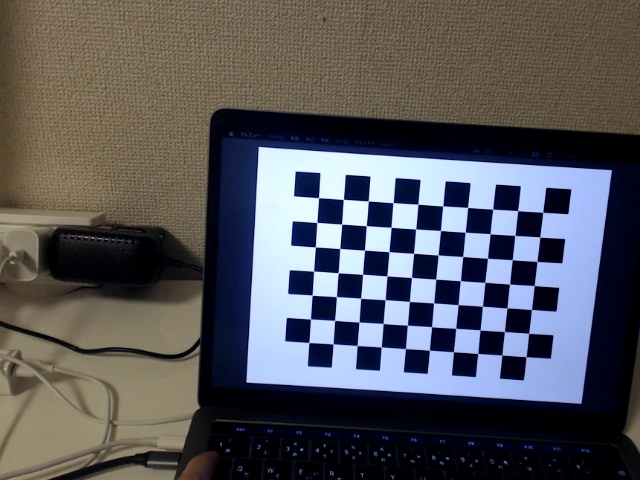
#> input picture stereo_camera/images/20230805-213149-Left.jpg, 640 x 480 px; its folder holds 4 pictures in this run; the run also reads 2 pictures not shown here
$ python stereo_camera_calibrate.py
#> lines starting #> are read from the running program, lines starting #| are printed output that depends on the picture; after the words box and inside, x2 and y2 are one past the last pixel; in counts of white or black regions, pixels touching at a corner belong together; long printed decimals are rounded
### stereo_camera/lib/extended_json.py
import numpy as np
import json


class ExtendedJsonEncoder(json.JSONEncoder):

    def default(self, obj):

        if isinstance(obj, np.integer):

            return int(obj)

        elif isinstance(obj, np.floating):

            return float(obj)

        elif isinstance(obj, np.ndarray):

            return obj.tolist()

        else:

            return super(ExtendedJsonEncoder, self).default(obj)

### stereo_camera/stereo_camera_calibrate.py
import numpy as np
import cv2
import glob
import random
import json
import sys
import os

from lib.extended_json import ExtendedJsonEncoder


"""
CONFIG
"""
PATTERN_SIZE = (7, 10)
IMAGE_PATH = "images/*"
LEFT_IMAGE_SUFFIX = "-Left.jpg"
RIGHT_IMAGE_SUFFIX = "-Right.jpg"
CALIBRATION_DATA_FILENAME = 'stereo_calibration_data.json'

"""
"""

calibration_data = {}

imagesl = glob.glob(IMAGE_PATH + LEFT_IMAGE_SUFFIX)
imagesr = glob.glob(IMAGE_PATH + RIGHT_IMAGE_SUFFIX)

image_set = []

# print(imagesl)
# print(imagesr)

for imagel in imagesl:
    print("matching... left image: " + imagel)
    basename = imagel[0: -len(LEFT_IMAGE_SUFFIX)]
    if basename + RIGHT_IMAGE_SUFFIX in imagesr:
        image_set.append((basename + LEFT_IMAGE_SUFFIX,
                          basename + RIGHT_IMAGE_SUFFIX))
        print(
            "matched. ({}) <-> ({})".format(image_set[-1][0], image_set[-1][1]))
    else:
        print("matching fail.")

#
#
#

# termination criteria
criteria = (cv2.TERM_CRITERIA_EPS + cv2.TERM_CRITERIA_MAX_ITER, 30, 0.001)

# prepare object points, like (0,0,0), (1,0,0), (2,0,0) ....,(6,5,0)
objp = np.zeros((PATTERN_SIZE[0] * PATTERN_SIZE[1], 3), np.float32)
objp[:, :2] = np.mgrid[0:PATTERN_SIZE[0], 0:PATTERN_SIZE[1]].T.reshape(-1, 2)


#
#
#

objpoints = []  # 3d point in real world space
imgpoints = []  # 2d points in image plane.


print("[Info] Starting Left camera calibration...")
for imagel in imagesl:
    print("read image file {}".format(imagel))

    img = cv2.imread(imagel)
#> img is the input picture: shape (480, 640, 3); mean B, G, R 91.6, 86.7, 87

    gray = cv2.cvtColor(img, cv2.COLOR_BGR2GRAY)
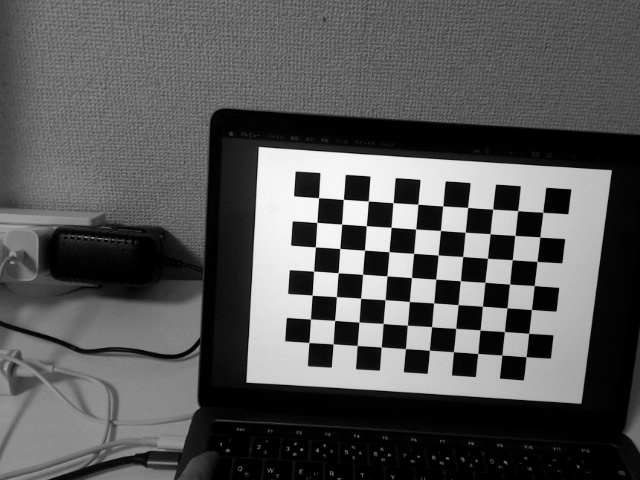
#> gray: shape (480, 640); min 0, max 250, mean 87.3
    cv2.imshow('tmp', gray)
    cv2.waitKey(10)

    # Find the chess board corners
    ret, corners = cv2.findChessboardCorners(gray, PATTERN_SIZE, None)
#> ret = True; corners = 70 rows, first 8: [542.7, 212.3], [539.9, 237.1], [537, 261.4], [534.2, 285.5], [531.5, 309.5], [528.7, 333.4], [526, 356.7], [517.6, 210.7]
    print(ret, corners)
#> (printed output is left out)

    # If found, add object points, image points (after refining them)
    if ret == True:
        objpoints.append(objp)

        cv2.cornerSubPix(gray, corners, (11, 11), (-1, -1), criteria)
        imgpoints.append(corners)

        # Draw and display the corners
        cv2.drawChessboardCorners(img, PATTERN_SIZE, corners, ret)
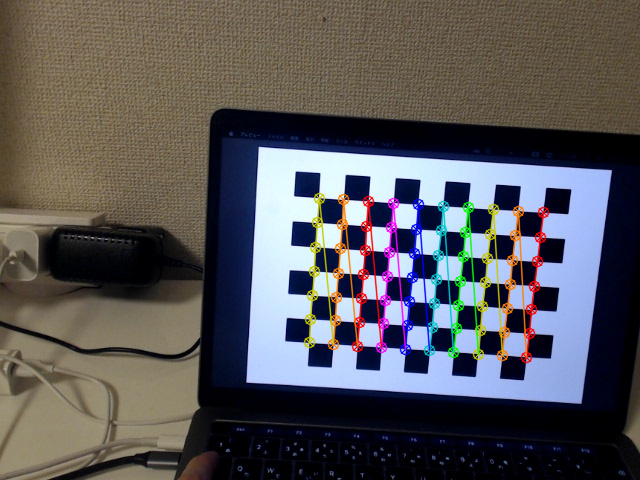
#> img: shape (480, 640, 3); 4.41% of pixels changed, all inside (x1, y1, x2, y2) = (303, 192, 550, 364)
        cv2.imshow('img', img)
        cv2.waitKey(500)
#> pass 2 of the loop `for imagel in imagesl:`:
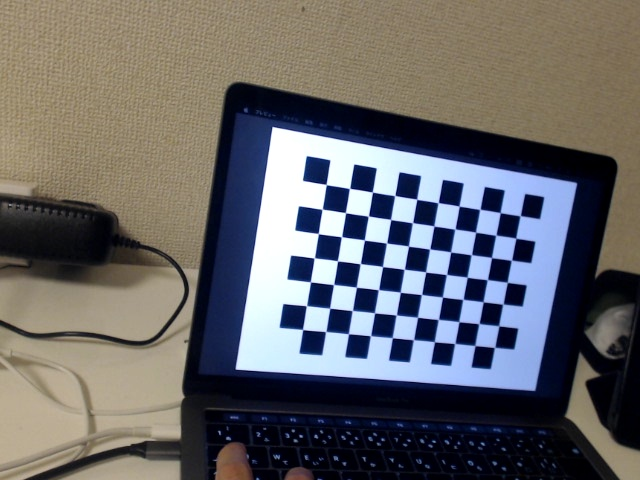
#> input picture stereo_camera/images/20230805-213153-Left.jpg, 640 x 480 px
#> img is the input picture: shape (480, 640, 3); mean B, G, R 105, 103, 103.9
#> `ret, corners = cv2.findChessboardCorners(gray, PATTERN_SIZE, None)`: corners = 70 rows, first 8: [520.3, 215.5], [516, 238.5], [511.4, 260.3], [507.2, 282.6], [502.9, 304.2], [499, 325.6], [494.5, 347.5], [500.2, 212.5]
#> (printed output is left out)

cv2.destroyAllWindows()

ret, mtxl, distl, rvecs, tvecs = cv2.calibrateCamera(
    objpoints, imgpoints, gray.shape[::-1], None, None)
#> ret = 0.0947; mtxl = [[618.5, 0, 320.7], [0, 617.8, 245.5], [0, 0, 1]]; distl = [[0.0141, 0.916, 0.000222, -0.0027, -4.45]]; rvecs = ([0.102, -0.115, 1.63], [-0.125, -0.32, 1.7]); tvecs = ([8.89, -1.33, 24.9], [8.78, -1.31, 27.33])

img = cv2.imread(random.choice(imagesl))
h, w = img.shape[:2]
#> h = 480; w = 640
newcameramtxl, roi = cv2.getOptimalNewCameraMatrix(
    mtxl, distl, (w, h), 1, (w, h))
#> newcameramtxl = [[562.8, 0, 318.1], [0, 571.8, 250.9], [0, 0, 1]]; roi = (26, 25, 581, 440)

calibration_data['mtxl'] = mtxl
calibration_data['distl'] = distl
calibration_data['newcameramtxl'] = newcameramtxl

print("mtxl: {}".format(mtxl))
#| mtxl: [[618.544   0.         320.717]
#|  [  0.         617.773 245.547]
#|  [  0.           0.           1.        ]]
print("distl: {}".format(distl))
#| distl: [[ 1.41225166e-02  9.16018827e-01  2.22019311e-04 -2.70252542e-03
#|   -4.45058731e+00]]
print("newcameramtxl: {}".format(newcameramtxl))
#| newcameramtxl: [[562.776   0.         318.129]
#|  [  0.         571.786 250.875]
#|  [  0.           0.           1.        ]]

# undistort
dst = cv2.undistort(img, mtxl, distl, None, newcameramtxl)
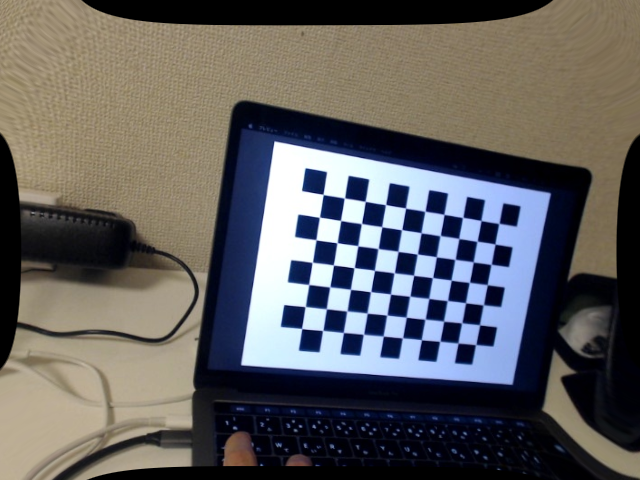
#> dst: shape (480, 640, 3); mean B, G, R 95.5, 95.4, 97.1
cv2.imshow('calibresult', dst)


cv2.waitKey(0)


#
#
#

# Arrays to store object points and image points from all the images.
objpoints = []  # 3d point in real world space
imgpoints = []  # 2d points in image plane.


print("[Info] Starting Right camera calibration...")
for imager in imagesr:
    print("read image file {}".format(imager))

    img = cv2.imread(imager)
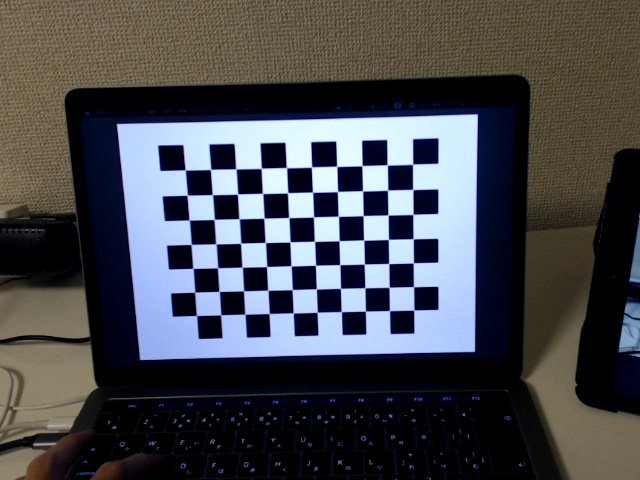
#> input picture stereo_camera/images/20230805-213149-Right.jpg, 640 x 480 px
#> img is the input picture: shape (480, 640, 3); mean B, G, R 78.9, 73.4, 72.2
    gray = cv2.cvtColor(img, cv2.COLOR_BGR2GRAY)
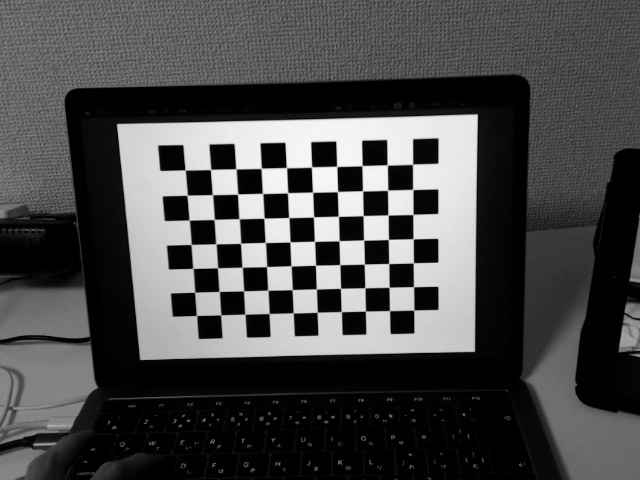
#> gray: shape (480, 640); min 0, max 249, mean 73.6

    # Find the chess board corners
    ret, corners = cv2.findChessboardCorners(gray, PATTERN_SIZE, None)
#> ret = True; corners = 70 rows, first 8: [412.5, 164.3], [412.7, 189.4], [413, 214.3], [413.2, 238.9], [413.4, 262.7], [413.5, 286.6], [413.8, 310.2], [387.3, 165]

    # If found, add object points, image points (after refining them)
    if ret == True:
        objpoints.append(objp)

        cv2.cornerSubPix(gray, corners, (11, 11), (-1, -1), criteria)
        imgpoints.append(corners)

        # Draw and display the corners
        cv2.drawChessboardCorners(img, PATTERN_SIZE, corners, ret)
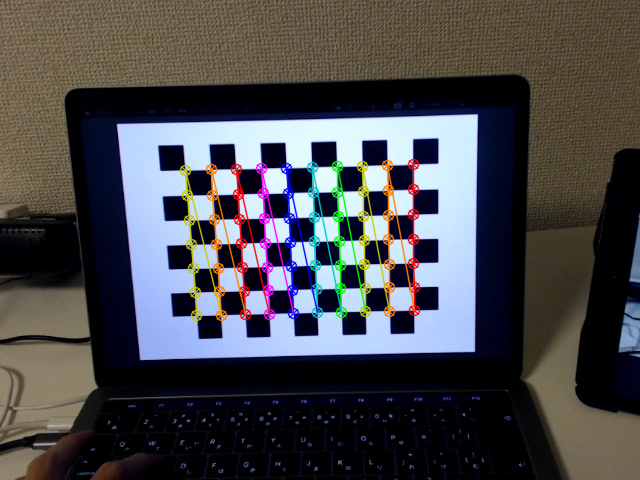
#> img: shape (480, 640, 3); 4.39% of pixels changed, all inside (x1, y1, x2, y2) = (179, 158, 421, 322)
        cv2.imshow('img', img)
        cv2.waitKey(500)
#> pass 2 of the loop `for imager in imagesr:`:
#> `gray = cv2.cvtColor(img, cv2.COLOR_BGR2GRAY)`:
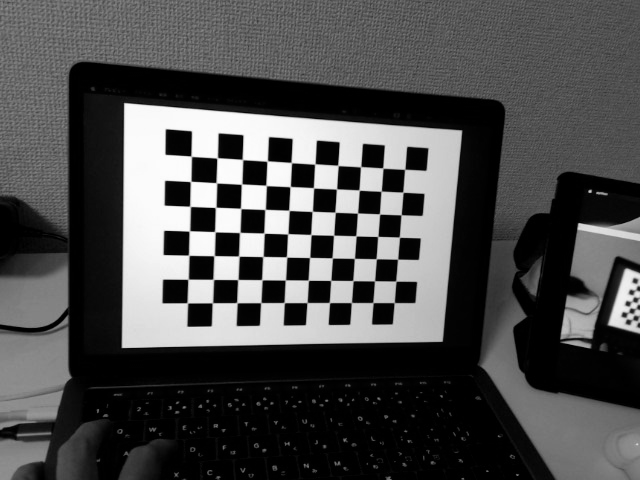
#> gray: shape (480, 640); min 0, max 254, mean 76.5
#> `ret, corners = cv2.findChessboardCorners(gray, PATTERN_SIZE, None)`: corners = 70 rows, first 8: [404.7, 169.3], [403, 192.3], [401.2, 214.7], [399.4, 237.3], [397.6, 259.2], [395.9, 281.1], [394.2, 302.6], [382.8, 168.1]
#> `cv2.drawChessboardCorners(img, PATTERN_SIZE, corners, ret)`:
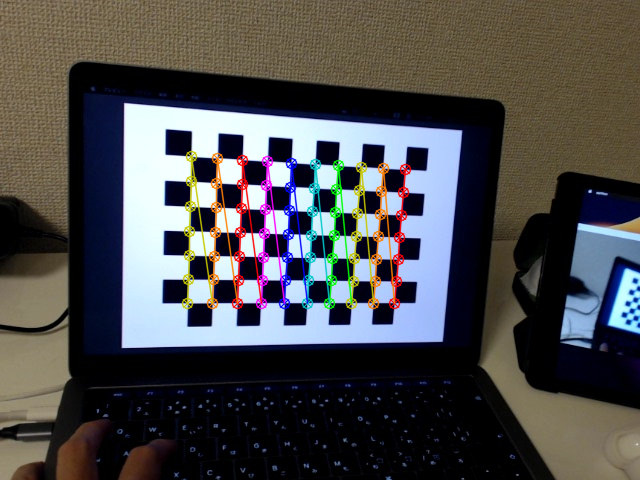
#> img: shape (480, 640, 3); mean B, G, R 77.2, 76.1, 76.8

cv2.destroyAllWindows()

ret, mtxr, distr, rvecs, tvecs = cv2.calibrateCamera(
    objpoints, imgpoints, gray.shape[::-1], None, None)
#> ret = 0.0573; mtxr = [[604.5, 0, 350.6], [0, 604.3, 240.9], [0, 0, 1]]; distr = [[0.0426, 1.44, -0.000392, 0.00199, -11.12]]; rvecs = ([0.152, -0.137, 1.54], [-0.0773, -0.325, 1.6]); tvecs = ([2.45, -3.03, 23.96], [2.36, -3.13, 26.46])

img = cv2.imread(random.choice(imagesr))
h, w = img.shape[:2]
newcameramtxr, roi = cv2.getOptimalNewCameraMatrix(
    mtxr, distr, (w, h), 1, (w, h))
#> newcameramtxr = [[495.7, 0, 287.5], [0, 582.6, 241.4], [0, 0, 1]]; roi = (0, 9, 524, 462)


calibration_data['mtxr'] = mtxr
calibration_data['distr'] = distr
calibration_data['newcameramtxr'] = newcameramtxr

print("mtxr: {}".format(mtxr))
#| mtxr: [[604.451   0.         350.601]
#|  [  0.         604.260 240.872]
#|  [  0.           0.           1.        ]]
print("distr: {}".format(distr))
#| distr: [[ 4.26144938e-02  1.44452672e+00 -3.92371735e-04  1.99489960e-03
#|   -1.11211992e+01]]
print("newcameramtxr: {}".format(newcameramtxr))
#| newcameramtxr: [[495.684   0.         287.512]
#|  [  0.         582.603 241.373]
#|  [  0.           0.           1.        ]]

# undistort
dst = cv2.undistort(img, mtxr, distr, None, newcameramtxr)
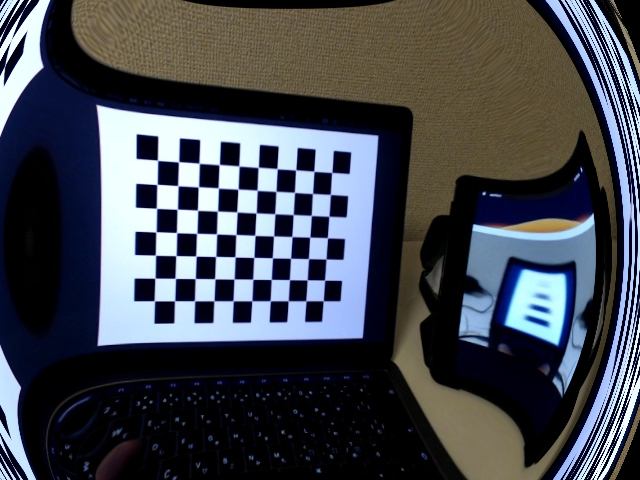
#> dst: shape (480, 640, 3); mean B, G, R 80, 71.9, 68.1
cv2.imshow('calibresult', dst)

cv2.waitKey(0)


#
#
#

objpoints = []  # 3d point in real world space
imgpointsl = []  # 2d points in image plane.
imgpointsr = []  # 2d points in image plane.

for image_lr in image_set:

    print("read image L file {}".format(image_lr[0]))
    print("read image R file {}".format(image_lr[1]))

    im_l = cv2.imread(image_lr[0])
    gray_l = cv2.cvtColor(im_l, cv2.COLOR_BGR2GRAY)
    im_r = cv2.imread(image_lr[1])
    gray_r = cv2.cvtColor(im_r, cv2.COLOR_BGR2GRAY)

    # コーナー検出
    found_l, corners_l = cv2.findChessboardCorners(gray_l, PATTERN_SIZE, None)
#> found_l = True; corners_l = 70 rows, first 8: [542.7, 212.3], [539.9, 237.1], [537, 261.4], [534.2, 285.5], [531.5, 309.5], [528.7, 333.4], [526, 356.7], [517.6, 210.7]
    found_r, corners_r = cv2.findChessboardCorners(gray_r, PATTERN_SIZE, None)
#> found_r = True; corners_r = 70 rows, first 8: [412.5, 164.3], [412.7, 189.4], [413, 214.3], [413.2, 238.9], [413.4, 262.7], [413.5, 286.6], [413.8, 310.2], [387.3, 165]

    # コーナーがあれば
    if found_l and found_r:

        objpoints.append(objp)

        cv2.cornerSubPix(gray_l, corners_l, (11, 11), (-1, -1), criteria)
        cv2.cornerSubPix(gray_r, corners_r, (11, 11), (-1, -1), criteria)

        imgpointsl.append(corners_l)
        imgpointsr.append(corners_r)

        cv2.drawChessboardCorners(im_l, PATTERN_SIZE, corners_l, found_l)
        cv2.drawChessboardCorners(im_r, PATTERN_SIZE, corners_r, found_r)

        cv2.imshow('img L', im_l)
        cv2.imshow('img R', im_r)
        cv2.waitKey(500)
#> pass 2 of the loop `for image_lr in image_set:`:
#> corners_l = 70 rows, first 8: [520.3, 215.5], [516, 238.5], [511.4, 260.3], [507.2, 282.6], [502.9, 304.2], [499, 325.6], [494.5, 347.5], [500.2, 212.5]
#> corners_r has the same summary as corners

retval, cameramatrixl, distcoeffsl, cameramatrixr, distcoeffsr, R, T, E, F = cv2.stereoCalibrate(
    objpoints, imgpointsl, imgpointsr, newcameramtxl, distl, newcameramtxr, distr, gray_l.shape[::-1])
#> retval = 3.25; cameramatrixl = [[562.8, 0, 318.1], [0, 571.8, 250.9], [0, 0, 1]]; distcoeffsl = [[0.0141, 0.916, 0.000222, -0.0027, -4.45]]; cameramatrixr = [[495.7, 0, 287.5], [0, 582.6, 241.4], [0, 0, 1]]; distcoeffsr = [[0.0426, 1.44, -0.000392, 0.00199, -11.12]]; R = [[0.988, 0.0862, 0.132], [-0.046, 0.958, -0.282], [-0.15, 0.273, 0.95]]; T = [-6.84, 5.83, -0.877]; E = [[-0.917, 2.43, 5.29], [-1.9, 1.79, 6.39], [-5.44, -7.06, 1.17]]; F = [[-1.8e-06, 4.7e-06, 0.00524], [-3.17e-06, 2.95e-06, 0.00628], [-0.00402, -0.00883, 1]]


print("cameramatrixl: {}".format(cameramatrixl))  # 新しいカメラ行列(L)
#| cameramatrixl: [[562.776   0.         318.129]
#|  [  0.         571.786 250.875]
#|  [  0.           0.           1.        ]]
print("cameramatrixr: {}".format(cameramatrixr))  # 新しいカメラ行列(R)
#| cameramatrixr: [[495.684   0.         287.512]
#|  [  0.         582.603 241.373]
#|  [  0.           0.           1.        ]]
print("distcoeffsl: {}".format(distcoeffsl))   # 新しいゆがみ係数(L)
#| distcoeffsl: [[ 1.41225166e-02  9.16018827e-01  2.22019311e-04 -2.70252542e-03
#|   -4.45058731e+00]]
print("distcoeffsr: {}".format(distcoeffsr))  # 新しいゆがみ係数(R)
#| distcoeffsr: [[ 4.26144938e-02  1.44452672e+00 -3.92371735e-04  1.99489960e-03
#|   -1.11211992e+01]]
print("R: {}".format(R))  # カメラ間回転行列
#| R: [[ 0.9876  0.08619  0.1315]
#|  [-0.04602  0.9582 -0.2824]
#|  [-0.1504  0.2728  0.9502]]
print("T: {}".format(T))  # カメラ間並進ベクトル
#| T: [[-6.842 ]
#|  [ 5.827]
#|  [-0.8772 ]]

cv2.waitKey(0)

calibration_data['cameramatrixl'] = cameramatrixl
calibration_data['cameramatrixr'] = cameramatrixr
calibration_data['distcoeffsl'] = distcoeffsl
calibration_data['distcoeffsr'] = distcoeffsr
calibration_data['R'] = R
calibration_data['T'] = T

fw = open(CALIBRATION_DATA_FILENAME, 'w')
json.dump(calibration_data, fw, indent=4, cls=ExtendedJsonEncoder)

print("Write Calibration Data in File {}".format(CALIBRATION_DATA_FILENAME))
print("Completely task edned.")
